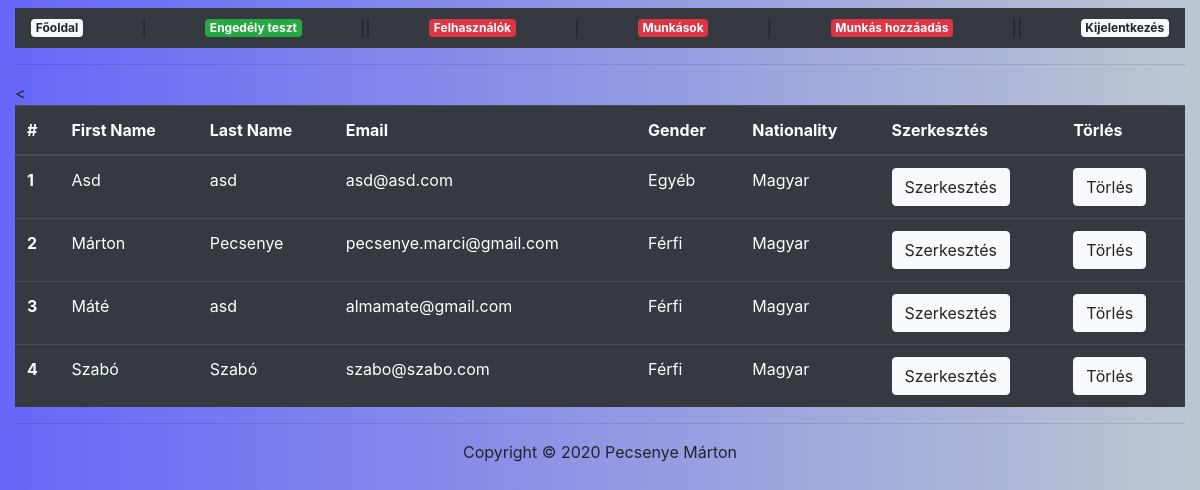
The page /Valami/index.php?P=list_worker (signed in) on the database its author committed.
### tables this page shows
CREATE TABLE IF NOT EXISTS `workers` (
  `id` int(11) NOT NULL AUTO_INCREMENT,
  `first_name` varchar(64) NOT NULL,
  `last_name` varchar(64) NOT NULL,
  `email` varchar(250) NOT NULL,
  `gender` tinyint(1) NOT NULL,
  `nationality` varchar(250) NOT NULL,
  PRIMARY KEY (`id`),
  UNIQUE KEY `email` (`email`)
);

### Valami/protected/userManager.php (called while the page is built, shortened)
<?php
function IsUserLoggedIn() {
	return $_SESSION  != null && array_key_exists('uid', $_SESSION) && is_numeric($_SESSION['uid']);
}
?>

### Valami/protected/database.php (called while the page is built, shortened)
<?php
function getConnection() {
	$connection = new PDO(DB_TYPE.':host='.DB_HOST.';dbname='.DB_NAME.';',DB_USER, DB_PASS);
	$connection->exec("SET NAMES '".DB_CHARSET."'");
	return $connection;
}
function getList($queryString, $queryParams = []) {
	$connection = getConnection();
	$statement = $connection->prepare($queryString);
	$success = $statement->execute($queryParams);
	$result = $success ? $statement->fetchAll(PDO::FETCH_ASSOC) : [];
	return $result;
}
?>

### Valami/protected/worker/list.php (the view, shortened to what this page needs)
<?php if(!isset($_SESSION['permission']) || $_SESSION['permission'] < 1) : ?>
	<h1>Page access is forbidden!</h1>
<?php else : ?>
<?php
	$query = "SELECT id, first_name, last_name, email, gender, nationality FROM workers ORDER BY first_name ASC";
	$workers = getList($query);
?>
	<?php if(count($workers) <= 0) : ?>
		<h1>No wokers found in the database</h1>
	<?php else : ?>
		<table class="table table-dark">
			<thead>
				<tr>
					<th scope="col">#</th>
					<th scope="col">First Name</th>
					<th scope="col">Last Name</th>
					<th scope="col">Email</th>
					<th scope="col">Gender</th>
					<th scope="col">Nationality</th>
					<th scope="col">Szerkesztés</th>
					<th scope="col">Törlés</th>
				</tr>
			</thead>
			<tbody>
				<?php $i = 0; ?>
				<?php foreach ($workers as $w) : ?>
					<?php $i++; ?>
					<tr>
						<th scope="row"><?=$i ?></th>
						<td><?=$w['first_name'] ?></td>
						<td><?=$w['last_name'] ?></td>
						<td><?=$w['email'] ?></td>
						<td><?=$w['gender'] == 0 ? 'Nő' : ($w['gender'] == 1 ? 'Férfi' : 'Egyéb') ?></td>
						<td><?=$w['nationality'] ?></td>
						<td><a href="" class="btn btn-light">Szerkesztés</a></td>
						<td><a href="?P=list_worker&d=<?=$w['id'] ?>" onclick="return confirm('Tényleg törölni akarod?');" class="btn btn-light">Törlés</a></td>
					</tr>
				<?php endforeach;?>
			</tbody>
		</table>
	<?php endif; ?>
<?php endif; ?>

### Valami/index.php (shortened to what this page needs)
<!DOCTYPE html>
<html>
<head>
	<link rel="stylesheet" href="https://stackpath.bootstrapcdn.com/bootstrap/4.4.1/css/bootstrap.min.css">
	<link rel="stylesheet" type="text/css" href="<?=PUBLIC_DIR.'style.css?'.date('YmdHis', filemtime(PUBLIC_DIR.'style.css'))?>">
</head>
<body>
	<div class="container-fluid">
		<nav><?php require_once PROTECTED_DIR.'nav.php'; ?></nav>
		<content><?php require_once PROTECTED_DIR.'routing.php'; ?></content>
		<footer><?php include_once PROTECTED_DIR.'footer.php'; ?></footer>
	</div>
</body>
</html>

### Valami/protected/nav.php
<nav class="navbar navbar-dark bg-dark">
<a href="index.php" class="badge badge-light">Főoldal</a>
<?php if(!IsUserLoggedIn()) : ?>
	<span> &nbsp; | &nbsp; </span>
	<a href="index.php?P=login" class="badge badge-light">Belépés</a>
	<span> &nbsp; | &nbsp; </span>
	<a href="index.php?P=register" class="badge badge-light">Regisztráció</a>
<?php else : ?>
	<span> &nbsp; | &nbsp; </span>
	<a href="index.php?P=test" class="badge badge-success">Engedély teszt</a>
	<?php if(isset($_SESSION['permission']) && $_SESSION['permission'] >= 1) : ?>
		<span> &nbsp; || &nbsp; </span>
		<a href="index.php?P=users" class="badge badge-danger">Felhasználók</a>
		<span> &nbsp; | &nbsp; </span>
		<a href="index.php?P=list_worker" class="badge badge-danger">Munkások</a>
		<span> &nbsp; | &nbsp; </span>
		<a href="index.php?P=add_worker" class="badge badge-danger">Munkás hozzáadás</a>
		<span> &nbsp; || &nbsp; </span>
	<?php else : ?>
		<span> &nbsp; | &nbsp; </span>
	<?php endif; ?>
	<a href="index.php?P=logout" class="badge badge-light">Kijelentkezés</a>
<?php endif; ?>
</nav>
<hr>

### Valami/protected/routing.php (shortened to what this page needs)
<<?php
switch ($_GET['P']) {
	case 'list_worker': IsUserLoggedIn() ? require_once PROTECTED_DIR.'worker/list.php' : header('Location: index.php'); break;
}
?>

### Valami/protected/footer.php
<hr>
<center>Copyright &copy; 2020 Pecsenye Márton</center>

### Valami/public/style.css (style rules this page uses)
body { background-image: linear-gradient(to left, rgba(143, 162, 177, 0.6), rgba(0, 0, 244, 0.6)); }
nav > a { text-align:center; }

### rows shown on the page
workers: first_name "Asd", last_name "asd", email "asd@asd.com", gender "Egyéb", nationality "Magyar"
workers: first_name "Márton", last_name "Pecsenye", email "pecsenye.marci@gmail.com", gender "Férfi", nationality "Magyar"
workers: first_name "Máté", last_name "asd", email "almamate@gmail.com", gender "Férfi", nationality "Magyar"
workers: first_name "Szabó", last_name "Szabó", email "szabo@szabo.com", gender "Férfi", nationality "Magyar"
